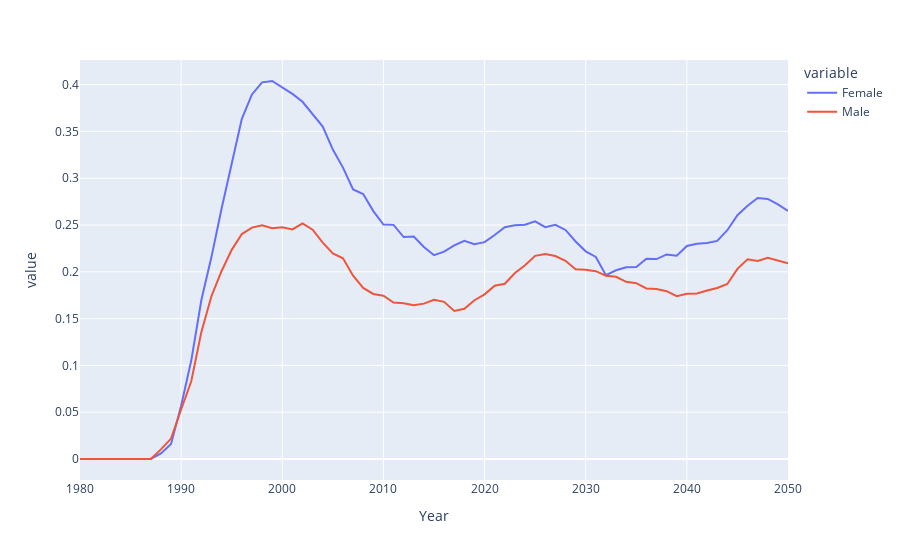

The cell this chart's notebook holds for it:
### Code cell
# Prevalence
dfs = []


for timepoint in evaluation_timepoints:
    # agegroup = [15, 50]
    result_df = prevalence_calculator(datalist=datalist, agegroup=agegroup,timepoint=timepoint)
    result_df['timepoint'] = timepoint - 0.5

    # Append the resulting dataframe to the list
    dfs.append(result_df)

# Concatenate all dataframes in the list into a single dataframe
prev_combined_df = pd.concat(dfs, ignore_index=True)

# Replace timepoint with years, gender with actual gender string
prev_combined_df['Year'] = prev_combined_df['timepoint'].map(timepoint_to_year)
prev_combined_df['Gender'] = prev_combined_df['Gender'].map(gender)

prevalence_df = prev_combined_df.groupby(['Gender','Year']).agg(
            pointprevalence=('pointprevalence', 'mean')  # Average pop for each gender
        ).reset_index()

prevalence_wide_df = prevalence_df.pivot(index='Year', columns='Gender', values='pointprevalence').reset_index()
prevalence_wide_df.columns.name = None  # Remove the name of the columns index

px.line(data_frame=prevalence_wide_df, x='Year', y=['Female','Male'])

### Figure 1 — Plotly figure (JSON) as saved in the notebook; plotly's stock layout.template omitted (floating-point values rounded to 4 significant figures)
{"data": [{"hovertemplate": "variable=Female<br>Year=%{x}<br>value=%{y}<extra></extra>", "legendgroup": "Female", "line": {"color": "#636efa", "dash": "solid"}, "marker": {"symbol": "circle"}, "mode": "lines", "name": "Female", "orientation": "v", "showlegend": true, "type": "scatter", "x": [1980, 1981, 1982, 1983, 1984, 1985, 1986, 1987, 1988, 1989, 1990, 1991, 1992, 1993, 1994, 1995, 1996, 1997, 1998, 1999, 2000, 2001, 2002, 2003, 2004, 2005, 2006, 2007, 2008, 2009, 2010, 2011, 2012, 2013, 2014, 2015, 2016, 2017, 2018, 2019, 2020, 2021, 2022, 2023, 2024, 2025, 2026, 2027, 2028, 2029, 2030, 2031, 2032, 2033, 2034, 2035, 2036, 2037, 2038, 2039, 2040, 2041, 2042, 2043, 2044, 2045, 2046, 2047, 2048, 2049, 2050], "xaxis": "x", "y": [0, 0, 0, 0, 0, 0, 0, 0, 0.005947, 0.01595, 0.0569, 0.1052, 0.1699, 0.216, 0.2677, 0.3148, 0.3635, 0.3896, 0.4025, 0.4039, 0.3971, 0.3901, 0.3817, 0.3679, 0.3552, 0.3306, 0.3114, 0.2881, 0.2831, 0.2649, 0.2506, 0.2502, 0.2372, 0.2377, 0.2265, 0.2178, 0.2216, 0.2282, 0.2332, 0.2295, 0.2317, 0.2394, 0.2476, 0.2498, 0.2504, 0.2539, 0.2477, 0.2502, 0.2448, 0.2324, 0.2219, 0.2159, 0.1964, 0.2016, 0.2049, 0.2052, 0.2139, 0.2136, 0.2186, 0.2171, 0.2277, 0.23, 0.2307, 0.2331, 0.2445, 0.2605, 0.2706, 0.279, 0.2779, 0.2721, 0.265], "yaxis": "y"}, {"hovertemplate": "variable=Male<br>Year=%{x}<br>value=%{y}<extra></extra>", "legendgroup": "Male", "line": {"color": "#EF553B", "dash": "solid"}, "marker": {"symbol": "circle"}, "mode": "lines", "name": "Male", "orientation": "v", "showlegend": true, "type": "scatter", "x": [1980, 1981, 1982, 1983, 1984, 1985, 1986, 1987, 1988, 1989, 1990, 1991, 1992, 1993, 1994, 1995, 1996, 1997, 1998, 1999, 2000, 2001, 2002, 2003, 2004, 2005, 2006, 2007, 2008, 2009, 2010, 2011, 2012, 2013, 2014, 2015, 2016, 2017, 2018, 2019, 2020, 2021, 2022, 2023, 2024, 2025, 2026, 2027, 2028, 2029, 2030, 2031, 2032, 2033, 2034, 2035, 2036, 2037, 2038, 2039, 2040, 2041, 2042, 2043, 2044, 2045, 2046, 2047, 2048, 2049, 2050], "xaxis": "x", "y": [0, 0, 0, 0, 0, 0, 0, 0, 0.0103, 0.02181, 0.05287, 0.08308, 0.1358, 0.1741, 0.2009, 0.2235, 0.2404, 0.2472, 0.2498, 0.2465, 0.2475, 0.2453, 0.2518, 0.2451, 0.2311, 0.2197, 0.2145, 0.1959, 0.1828, 0.1764, 0.1744, 0.1671, 0.1664, 0.1643, 0.166, 0.1701, 0.168, 0.1582, 0.1605, 0.1696, 0.1759, 0.1852, 0.1873, 0.1988, 0.2071, 0.2171, 0.2189, 0.2169, 0.2118, 0.2028, 0.2021, 0.2007, 0.1959, 0.1948, 0.1893, 0.1879, 0.1823, 0.1816, 0.1793, 0.1739, 0.1765, 0.1768, 0.1801, 0.1828, 0.187, 0.2032, 0.2135, 0.2115, 0.2149, 0.2122, 0.2091], "yaxis": "y"}], "layout": {"autosize": true, "legend": {"title": {"text": "variable"}, "tracegroupgap": 0}, "margin": {"t": 60}, "xaxis": {"anchor": "y", "autorange": true, "domain": [0, 1], "range": [1980, 2050], "title": {"text": "Year"}, "type": "linear"}, "yaxis": {"anchor": "x", "autorange": true, "domain": [0, 1], "range": [-0.02244, 0.4264], "title": {"text": "value"}, "type": "linear"}}}
